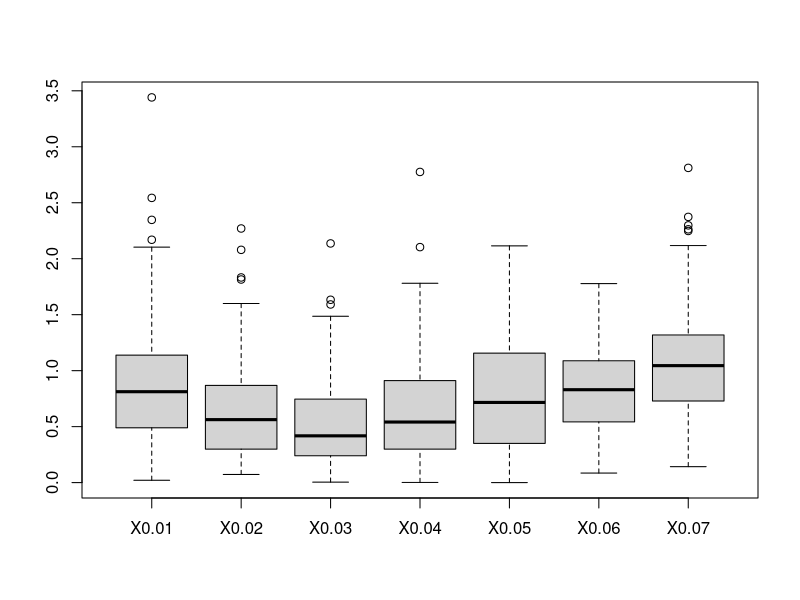
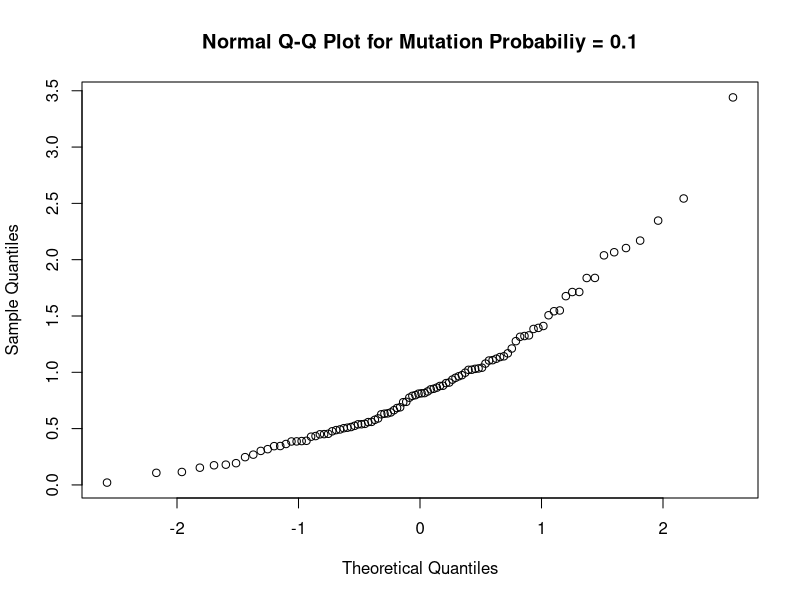
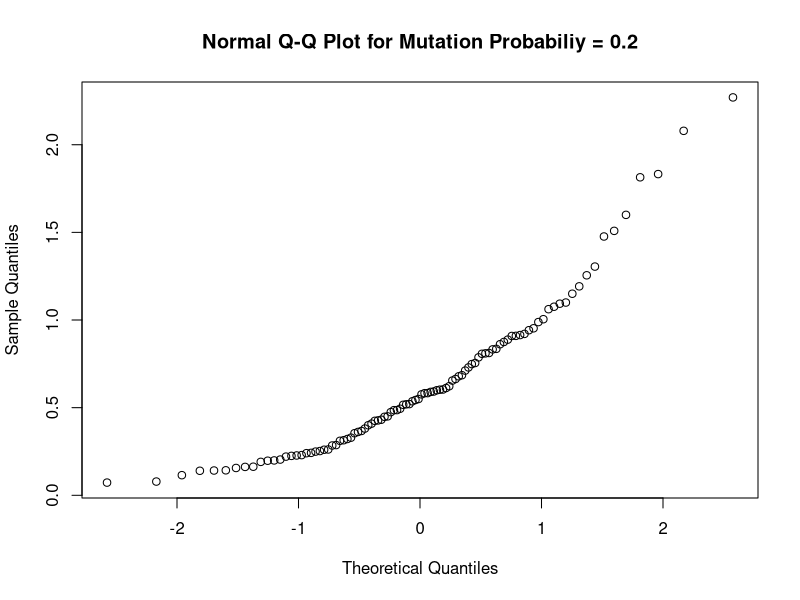
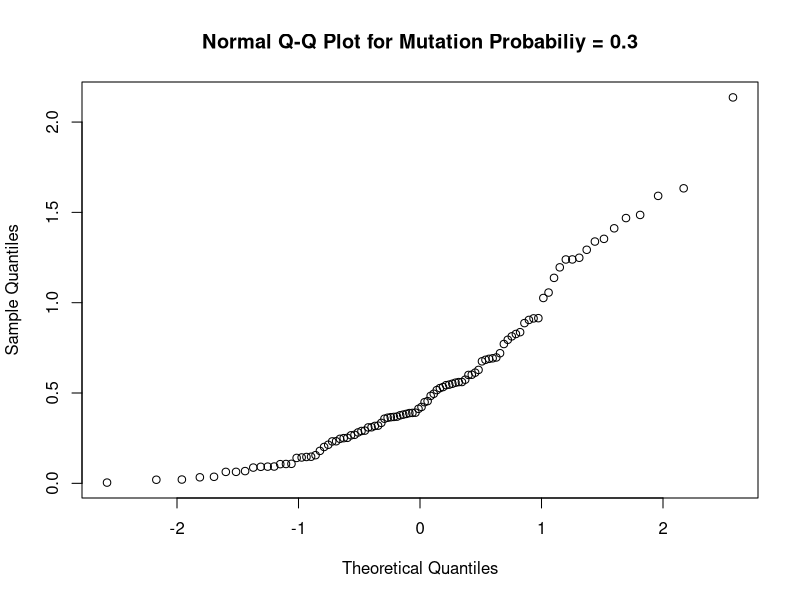
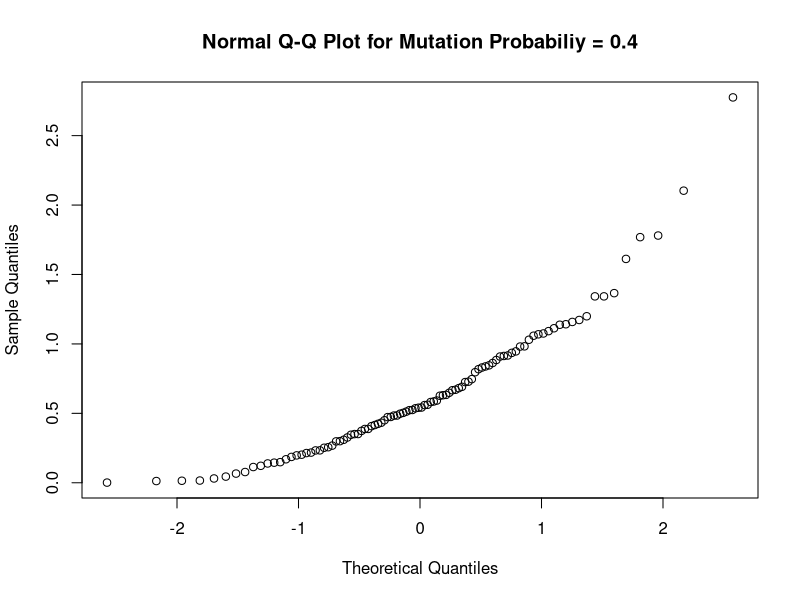
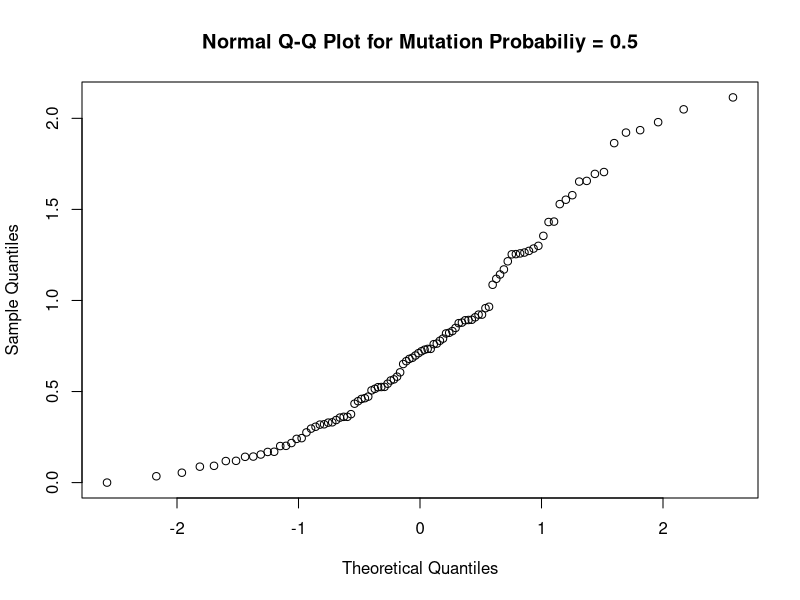
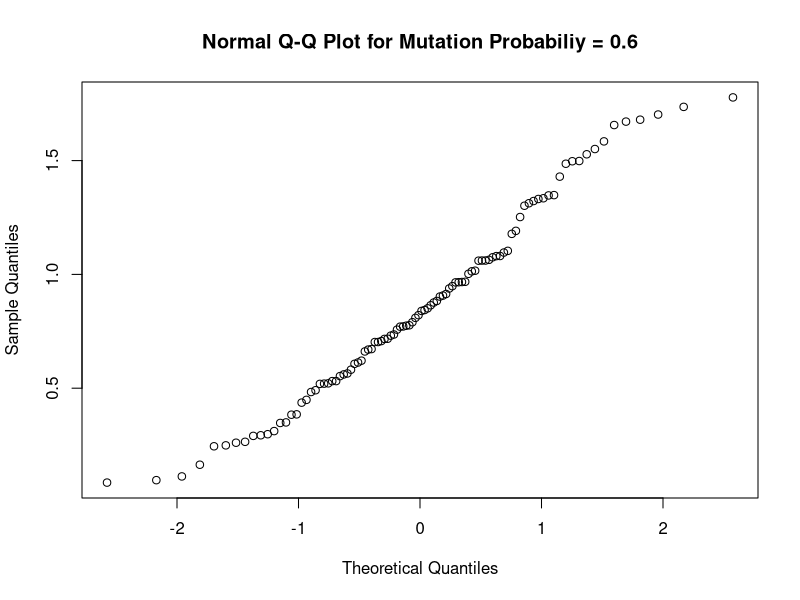
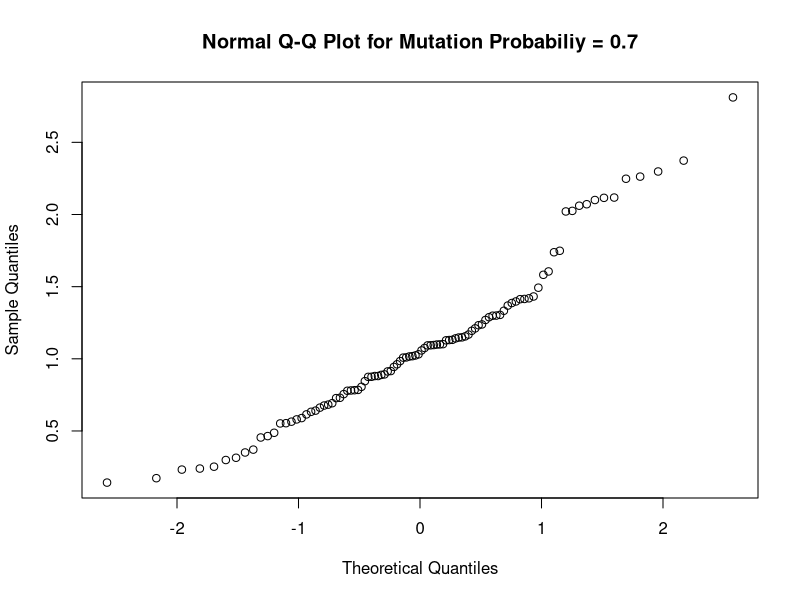

Generate these figures, in order, with R:
#3.1
genal = read.table("genal.txt", header=T)

boxplot(genal)

#3.2
#Loops through, creating QQ-plot for each mutation probability
for (i in 1:7) {
  qqnorm(genal[,i],main =paste("Normal Q-Q Plot for Mutation Probabiliy =",i/10))
}

#3.3
sqgenal=sqrt(genal)

#Loops through, creating QQ-plot for each mutation probability
for (i in 1:7) {
  qqnorm(sqgenal[,i],main =paste("Normal Q-Q Plot for Mutation Probabiliy =",i/10))
}

#3.4

#Create data-frames for the origional genal data, and the squareroot genal data
genalframe=data.frame(yield=as.vector(as.matrix(genal)),
                      variety=factor(rep(1:7,each=100)))

sqframe=data.frame(yield=as.vector(as.matrix(sqgenal)),
                      variety=factor(rep(1:7,each=100)))

